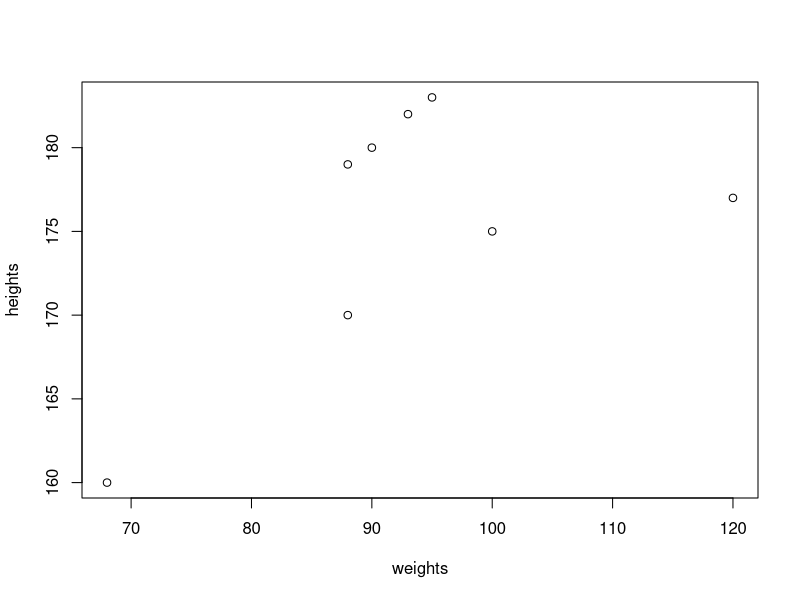

Recreate this plot in R. (Note: this script raises an error after producing the figure.)
## ---- chunk 1
knitr::opts_chunk$set(
  collapse = TRUE,
  comment = "#>",
  warnings = FALSE
)
## ---- chunk 2
myvector <- numeric()                  # Create a vector "myvector" for storing numbers
 for (i in 1:10) { 
   myvector[i] <- i*i                  # Fill in the values in the vector "myvector"
   } 

myvector                               # Print out the vector "myvector"
## ---- chunk 3
myvector <- rep(NA, 10)
## ---- chunk 4
myvector
## ---- chunk 5
heights <- c(180, 170, 175, 160, 183, 177, 179, 182)
weights <- c(90, 88, 100, 68, 95, 120, 88, 93)
## ---- chunk 6
plot(heights ~ weights)
## ---- chunk 7
mymatrix <- matrix(c(heights,weights), 2, 8, byrow=TRUE)

## ---- chunk 8
mymatrix # Print out the matrix

## ---- chunk 9
rownames(mymatrix) <- c("height", "weight")
## ---- chunk 10
colnames(mymatrix) <- c("patient1", "patient2", "patient3", "patient4", "patient5", "patient6", "patient7", "patient8")
## ---- chunk 11
mymatrix # Print out the matrix now
## ---- chunk 12
mymatrix[2,4]
## ---- chunk 13
mymatrix[2,]
## ---- chunk 14
mymatrix[,4]
## ---- chunk 15
nucleotides    <- c("A", "C", "G", "T") # Define the alphabet of nucleotides
## ---- chunk 16
probabilities1 <- c(0.2, 0.3, 0.3, 0.2) # Set the values of the probabilities
## ---- chunk 17
seqlength      <- 30                    # Set the length of the sequence
## ---- chunk 18
sample(nucleotides, seqlength, rep=TRUE, prob=probabilities1) # Generate a sequence
## ---- chunk 19
sample(nucleotides, seqlength, rep=TRUE, prob=probabilities1) # Generate another sequence
## ---- chunk 20
probabilities2 <- c(0.1, 0.41, 0.39, 0.1) # Set the values of the probabilities for the new model
## ---- chunk 21

sample(nucleotides, seqlength, rep=TRUE, prob=probabilities2) # Generate a sequence
## ---- chunk 22
nucleotides         <- c("A", "C", "G", "T") # Define the alphabet of nucleotides
## ---- chunk 23
afterAprobs <- c(0.2, 0.3, 0.3, 0.2)         # Set the values of the probabilities, where the previous nucleotide was "A"
## ---- chunk 24
afterCprobs <- c(0.1, 0.41, 0.39, 0.1)       # Set the values of the probabilities, where the previous nucleotide was "C"
## ---- chunk 25
afterGprobs <- c(0.25, 0.25, 0.25, 0.25)     # Set the values of the probabilities, where the previous nucleotide was "G"
## ---- chunk 26
afterTprobs <- c(0.5, 0.17, 0.17, 0.17)      # Set the values of the probabilities, where the previous nucleotide was "T"
## ---- chunk 27
mytransitionmatrix <- matrix(c(afterAprobs, afterCprobs, afterGprobs, afterTprobs), 4, 4, byrow = TRUE) # Create a 4 x 4 matrix
## ---- chunk 28
rownames(mytransitionmatrix) <- nucleotides
colnames(mytransitionmatrix) <- nucleotides
## ---- chunk 29
mytransitionmatrix                           # Print out the transition matrix
## ---- chunk 30

## ---- chunk 31

## ---- chunk 32
states              <- c("AT-rich", "GC-rich") # Define the names of the states
## ---- chunk 33
ATrichprobs         <- c(0.7, 0.3)             # Set the probabilities of switching states, where the previous state was "AT-rich"
## ---- chunk 34
GCrichprobs         <- c(0.1, 0.9)             # Set the probabilities of switching states, where the previous state was "GC-rich"
## ---- chunk 35
thetransitionmatrix <- matrix(c(ATrichprobs, GCrichprobs), 2, 2, byrow = TRUE) # Create a 2 x 2 matrix
## ---- chunk 36
rownames(thetransitionmatrix) <- states
colnames(thetransitionmatrix) <- states
## ---- chunk 37
thetransitionmatrix                            # Print out the transition matrix
## ---- chunk 38
nucleotides         <- c("A", "C", "G", "T")   # Define the alphabet of nucleotides
## ---- chunk 39
ATrichstateprobs    <- c(0.39, 0.1, 0.1, 0.41) # Set the values of the probabilities, for the AT-rich state
## ---- chunk 40
GCrichstateprobs    <- c(0.1, 0.41, 0.39, 0.1) # Set the values of the probabilities, for the GC-rich state
## ---- chunk 41
theemissionmatrix <- matrix(c(ATrichstateprobs, GCrichstateprobs), 2, 4, byrow = TRUE) # Create a 2 x 4 matrix
## ---- chunk 42
rownames(theemissionmatrix) <- states
## ---- chunk 43
colnames(theemissionmatrix) <- nucleotides
## ---- chunk 44
theemissionmatrix                              # Print out the emission matrix
## ---- chunk 45
theinitialprobs <- c(0.5, 0.5)
## ---- chunk 46

generatehmmseq(thetransitionmatrix, theemissionmatrix, theinitialprobs, 30)
## ---- chunk 47
myseq <- c("A", "A", "G", "C", "G", "T", "G", "G", "G", "G", "C", "C", "C", "C", "G", "G", "C", "G", "A", "C", "A", "T", "G", "G", "G", "G", "T", "G", "T", "C")
## ---- chunk 48
viterbi(myseq, thetransitionmatrix, theemissionmatrix)
